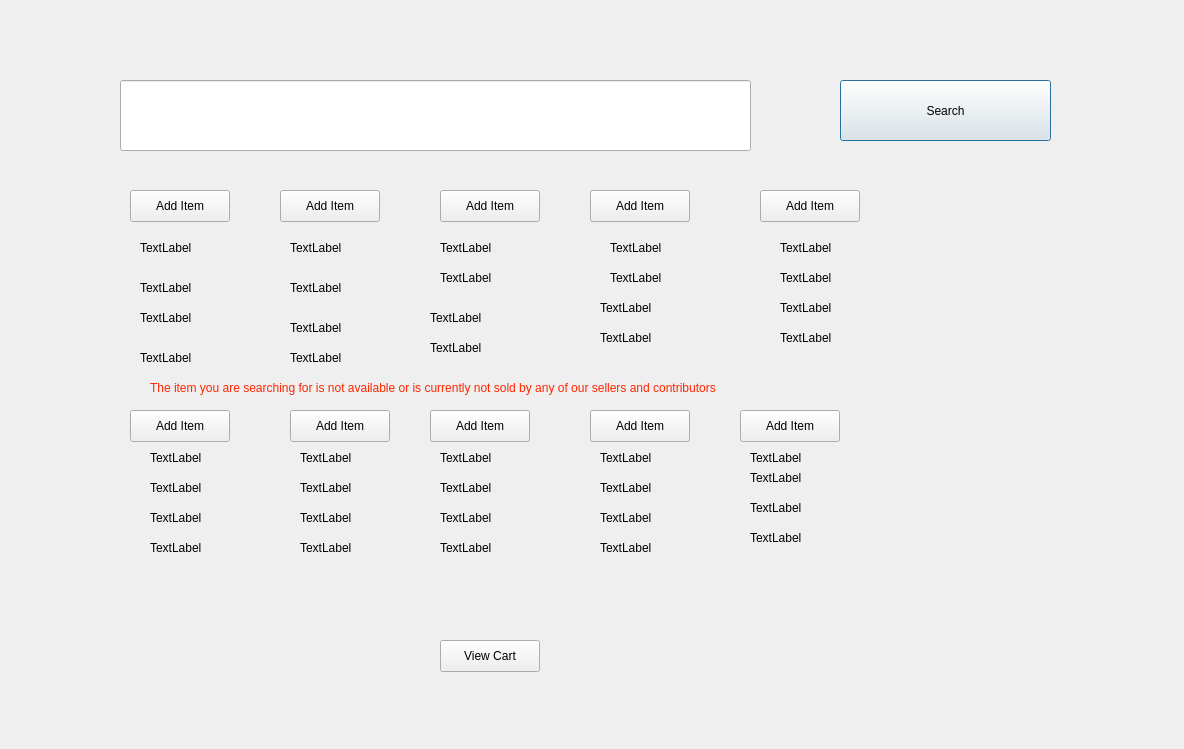
<?xml version="1.0" encoding="UTF-8"?>
<ui version="4.0">
 <class>FruitsandVegetables</class>
 <widget class="QDialog" name="FruitsandVegetables">
  <property name="geometry">
   <rect>
    <x>0</x>
    <y>0</y>
    <width>1184</width>
    <height>749</height>
   </rect>
  </property>
  <property name="windowTitle">
   <string>Dialog</string>
  </property>
  <widget class="QLineEdit" name="lineEdit_searchfruits">
   <property name="geometry">
    <rect>
     <x>120</x>
     <y>80</y>
     <width>631</width>
     <height>71</height>
    </rect>
   </property>
  </widget>
  <widget class="QPushButton" name="pushButton_searchfruits">
   <property name="geometry">
    <rect>
     <x>840</x>
     <y>80</y>
     <width>211</width>
     <height>61</height>
    </rect>
   </property>
   <property name="text">
    <string>Search</string>
   </property>
  </widget>
  <widget class="QLabel" name="label_productfruitsname">
   <property name="geometry">
    <rect>
     <x>140</x>
     <y>240</y>
     <width>58</width>
     <height>16</height>
    </rect>
   </property>
   <property name="text">
    <string>TextLabel</string>
   </property>
  </widget>
  <widget class="QLabel" name="label_fruitspriceproduct">
   <property name="geometry">
    <rect>
     <x>140</x>
     <y>280</y>
     <width>58</width>
     <height>16</height>
    </rect>
   </property>
   <property name="text">
    <string>TextLabel</string>
   </property>
  </widget>
  <widget class="QLabel" name="label_fruitsproductdesc">
   <property name="geometry">
    <rect>
     <x>140</x>
     <y>310</y>
     <width>58</width>
     <height>16</height>
    </rect>
   </property>
   <property name="text">
    <string>TextLabel</string>
   </property>
  </widget>
  <widget class="QPushButton" name="pushButton_addfruitsproduct">
   <property name="geometry">
    <rect>
     <x>130</x>
     <y>190</y>
     <width>100</width>
     <height>32</height>
    </rect>
   </property>
   <property name="text">
    <string>Add Item</string>
   </property>
  </widget>
  <widget class="QPushButton" name="pushButton_viewfruitsproduct">
   <property name="geometry">
    <rect>
     <x>440</x>
     <y>640</y>
     <width>100</width>
     <height>32</height>
    </rect>
   </property>
   <property name="text">
    <string>View Cart</string>
   </property>
  </widget>
  <widget class="QLabel" name="label_fruitsproductimagelink">
   <property name="geometry">
    <rect>
     <x>140</x>
     <y>350</y>
     <width>58</width>
     <height>16</height>
    </rect>
   </property>
   <property name="text">
    <string>TextLabel</string>
   </property>
  </widget>
  <widget class="QPushButton" name="pushButton_addfruitsproduct_2">
   <property name="geometry">
    <rect>
     <x>280</x>
     <y>190</y>
     <width>100</width>
     <height>32</height>
    </rect>
   </property>
   <property name="text">
    <string>Add Item</string>
   </property>
  </widget>
  <widget class="QLabel" name="label_productfruitsname_2">
   <property name="geometry">
    <rect>
     <x>290</x>
     <y>240</y>
     <width>58</width>
     <height>16</height>
    </rect>
   </property>
   <property name="text">
    <string>TextLabel</string>
   </property>
  </widget>
  <widget class="QLabel" name="label_fruitspriceproduct_2">
   <property name="geometry">
    <rect>
     <x>290</x>
     <y>280</y>
     <width>58</width>
     <height>16</height>
    </rect>
   </property>
   <property name="text">
    <string>TextLabel</string>
   </property>
  </widget>
  <widget class="QLabel" name="label_fruitsproductdesc_2">
   <property name="geometry">
    <rect>
     <x>290</x>
     <y>320</y>
     <width>58</width>
     <height>16</height>
    </rect>
   </property>
   <property name="text">
    <string>TextLabel</string>
   </property>
  </widget>
  <widget class="QLabel" name="label_fruitsproductimagelink_2">
   <property name="geometry">
    <rect>
     <x>290</x>
     <y>350</y>
     <width>58</width>
     <height>16</height>
    </rect>
   </property>
   <property name="text">
    <string>TextLabel</string>
   </property>
  </widget>
  <widget class="QPushButton" name="pushButton_addfruitsproduct_3">
   <property name="geometry">
    <rect>
     <x>440</x>
     <y>190</y>
     <width>100</width>
     <height>32</height>
    </rect>
   </property>
   <property name="text">
    <string>Add Item</string>
   </property>
  </widget>
  <widget class="QLabel" name="label_productfruitsname_3">
   <property name="geometry">
    <rect>
     <x>440</x>
     <y>240</y>
     <width>58</width>
     <height>16</height>
    </rect>
   </property>
   <property name="text">
    <string>TextLabel</string>
   </property>
  </widget>
  <widget class="QLabel" name="label_fruitspriceproduct_3">
   <property name="geometry">
    <rect>
     <x>440</x>
     <y>270</y>
     <width>58</width>
     <height>16</height>
    </rect>
   </property>
   <property name="text">
    <string>TextLabel</string>
   </property>
  </widget>
  <widget class="QLabel" name="label_fruitsproductdesc_3">
   <property name="geometry">
    <rect>
     <x>430</x>
     <y>310</y>
     <width>58</width>
     <height>16</height>
    </rect>
   </property>
   <property name="text">
    <string>TextLabel</string>
   </property>
  </widget>
  <widget class="QLabel" name="label_fruitsproductimagelink_3">
   <property name="geometry">
    <rect>
     <x>430</x>
     <y>340</y>
     <width>58</width>
     <height>16</height>
    </rect>
   </property>
   <property name="text">
    <string>TextLabel</string>
   </property>
  </widget>
  <widget class="QPushButton" name="pushButton_addfruitsproduct_4">
   <property name="geometry">
    <rect>
     <x>590</x>
     <y>190</y>
     <width>100</width>
     <height>32</height>
    </rect>
   </property>
   <property name="text">
    <string>Add Item</string>
   </property>
  </widget>
  <widget class="QLabel" name="label_productfruitsname_4">
   <property name="geometry">
    <rect>
     <x>610</x>
     <y>240</y>
     <width>58</width>
     <height>16</height>
    </rect>
   </property>
   <property name="text">
    <string>TextLabel</string>
   </property>
  </widget>
  <widget class="QLabel" name="label_fruitspriceproduct_4">
   <property name="geometry">
    <rect>
     <x>610</x>
     <y>270</y>
     <width>58</width>
     <height>16</height>
    </rect>
   </property>
   <property name="text">
    <string>TextLabel</string>
   </property>
  </widget>
  <widget class="QLabel" name="label_fruitsproductdesc_4">
   <property name="geometry">
    <rect>
     <x>600</x>
     <y>300</y>
     <width>58</width>
     <height>16</height>
    </rect>
   </property>
   <property name="text">
    <string>TextLabel</string>
   </property>
  </widget>
  <widget class="QLabel" name="label_fruitsproductimagelink_4">
   <property name="geometry">
    <rect>
     <x>600</x>
     <y>330</y>
     <width>58</width>
     <height>16</height>
    </rect>
   </property>
   <property name="text">
    <string>TextLabel</string>
   </property>
  </widget>
  <widget class="QPushButton" name="pushButton_addfruitsproduct_5">
   <property name="geometry">
    <rect>
     <x>760</x>
     <y>190</y>
     <width>100</width>
     <height>32</height>
    </rect>
   </property>
   <property name="text">
    <string>Add Item</string>
   </property>
  </widget>
  <widget class="QLabel" name="label_productfruitsname_5">
   <property name="geometry">
    <rect>
     <x>780</x>
     <y>240</y>
     <width>58</width>
     <height>16</height>
    </rect>
   </property>
   <property name="text">
    <string>TextLabel</string>
   </property>
  </widget>
  <widget class="QLabel" name="label_fruitspriceproduct_5">
   <property name="geometry">
    <rect>
     <x>780</x>
     <y>270</y>
     <width>58</width>
     <height>16</height>
    </rect>
   </property>
   <property name="text">
    <string>TextLabel</string>
   </property>
  </widget>
  <widget class="QLabel" name="label_fruitsproductdesc_5">
   <property name="geometry">
    <rect>
     <x>780</x>
     <y>300</y>
     <width>58</width>
     <height>16</height>
    </rect>
   </property>
   <property name="text">
    <string>TextLabel</string>
   </property>
  </widget>
  <widget class="QLabel" name="label_fruitsproductimagelink_5">
   <property name="geometry">
    <rect>
     <x>780</x>
     <y>330</y>
     <width>58</width>
     <height>16</height>
    </rect>
   </property>
   <property name="text">
    <string>TextLabel</string>
   </property>
  </widget>
  <widget class="QPushButton" name="pushButton_addfruitsproduct_6">
   <property name="geometry">
    <rect>
     <x>130</x>
     <y>410</y>
     <width>100</width>
     <height>32</height>
    </rect>
   </property>
   <property name="text">
    <string>Add Item</string>
   </property>
  </widget>
  <widget class="QLabel" name="label_productfruitsname_6">
   <property name="geometry">
    <rect>
     <x>150</x>
     <y>450</y>
     <width>58</width>
     <height>16</height>
    </rect>
   </property>
   <property name="text">
    <string>TextLabel</string>
   </property>
  </widget>
  <widget class="QLabel" name="label_fruitspriceproduct_6">
   <property name="geometry">
    <rect>
     <x>150</x>
     <y>480</y>
     <width>58</width>
     <height>16</height>
    </rect>
   </property>
   <property name="text">
    <string>TextLabel</string>
   </property>
  </widget>
  <widget class="QLabel" name="label_fruitsproductdesc_6">
   <property name="geometry">
    <rect>
     <x>150</x>
     <y>510</y>
     <width>58</width>
     <height>16</height>
    </rect>
   </property>
   <property name="text">
    <string>TextLabel</string>
   </property>
  </widget>
  <widget class="QLabel" name="label_fruitsproductimagelink_6">
   <property name="geometry">
    <rect>
     <x>150</x>
     <y>540</y>
     <width>58</width>
     <height>16</height>
    </rect>
   </property>
   <property name="text">
    <string>TextLabel</string>
   </property>
  </widget>
  <widget class="QPushButton" name="pushButton_addfruitsproduct_7">
   <property name="geometry">
    <rect>
     <x>290</x>
     <y>410</y>
     <width>100</width>
     <height>32</height>
    </rect>
   </property>
   <property name="text">
    <string>Add Item</string>
   </property>
  </widget>
  <widget class="QLabel" name="label_productfruitsname_7">
   <property name="geometry">
    <rect>
     <x>300</x>
     <y>450</y>
     <width>58</width>
     <height>16</height>
    </rect>
   </property>
   <property name="text">
    <string>TextLabel</string>
   </property>
  </widget>
  <widget class="QLabel" name="label_fruitspriceproduct_7">
   <property name="geometry">
    <rect>
     <x>300</x>
     <y>480</y>
     <width>58</width>
     <height>16</height>
    </rect>
   </property>
   <property name="text">
    <string>TextLabel</string>
   </property>
  </widget>
  <widget class="QLabel" name="label_fruitsproductdesc_7">
   <property name="geometry">
    <rect>
     <x>300</x>
     <y>510</y>
     <width>58</width>
     <height>16</height>
    </rect>
   </property>
   <property name="text">
    <string>TextLabel</string>
   </property>
  </widget>
  <widget class="QLabel" name="label_fruitsproductimagelink_7">
   <property name="geometry">
    <rect>
     <x>300</x>
     <y>540</y>
     <width>58</width>
     <height>16</height>
    </rect>
   </property>
   <property name="text">
    <string>TextLabel</string>
   </property>
  </widget>
  <widget class="QPushButton" name="pushButton_addfruitsproduct_8">
   <property name="geometry">
    <rect>
     <x>430</x>
     <y>410</y>
     <width>100</width>
     <height>32</height>
    </rect>
   </property>
   <property name="text">
    <string>Add Item</string>
   </property>
  </widget>
  <widget class="QLabel" name="label_productfruitsname_8">
   <property name="geometry">
    <rect>
     <x>440</x>
     <y>450</y>
     <width>58</width>
     <height>16</height>
    </rect>
   </property>
   <property name="text">
    <string>TextLabel</string>
   </property>
  </widget>
  <widget class="QLabel" name="label_fruitspriceproduct_8">
   <property name="geometry">
    <rect>
     <x>440</x>
     <y>480</y>
     <width>58</width>
     <height>16</height>
    </rect>
   </property>
   <property name="text">
    <string>TextLabel</string>
   </property>
  </widget>
  <widget class="QLabel" name="label_fruitsproductdesc_8">
   <property name="geometry">
    <rect>
     <x>440</x>
     <y>510</y>
     <width>58</width>
     <height>16</height>
    </rect>
   </property>
   <property name="text">
    <string>TextLabel</string>
   </property>
  </widget>
  <widget class="QLabel" name="label_fruitsproductimagelink_8">
   <property name="geometry">
    <rect>
     <x>440</x>
     <y>540</y>
     <width>58</width>
     <height>16</height>
    </rect>
   </property>
   <property name="text">
    <string>TextLabel</string>
   </property>
  </widget>
  <widget class="QPushButton" name="pushButton_addfruitsproduct_9">
   <property name="geometry">
    <rect>
     <x>590</x>
     <y>410</y>
     <width>100</width>
     <height>32</height>
    </rect>
   </property>
   <property name="text">
    <string>Add Item</string>
   </property>
  </widget>
  <widget class="QLabel" name="label_productfruitsname_9">
   <property name="geometry">
    <rect>
     <x>600</x>
     <y>450</y>
     <width>58</width>
     <height>16</height>
    </rect>
   </property>
   <property name="text">
    <string>TextLabel</string>
   </property>
  </widget>
  <widget class="QLabel" name="label_fruitspriceproduct_9">
   <property name="geometry">
    <rect>
     <x>600</x>
     <y>480</y>
     <width>58</width>
     <height>16</height>
    </rect>
   </property>
   <property name="text">
    <string>TextLabel</string>
   </property>
  </widget>
  <widget class="QLabel" name="label_fruitsproductdesc_9">
   <property name="geometry">
    <rect>
     <x>600</x>
     <y>510</y>
     <width>58</width>
     <height>16</height>
    </rect>
   </property>
   <property name="text">
    <string>TextLabel</string>
   </property>
  </widget>
  <widget class="QLabel" name="label_fruitsproductimagelink_9">
   <property name="geometry">
    <rect>
     <x>600</x>
     <y>540</y>
     <width>58</width>
     <height>16</height>
    </rect>
   </property>
   <property name="text">
    <string>TextLabel</string>
   </property>
  </widget>
  <widget class="QPushButton" name="pushButton_addfruitsproduct_10">
   <property name="geometry">
    <rect>
     <x>740</x>
     <y>410</y>
     <width>100</width>
     <height>32</height>
    </rect>
   </property>
   <property name="text">
    <string>Add Item</string>
   </property>
  </widget>
  <widget class="QLabel" name="label_productfruitsname_10">
   <property name="geometry">
    <rect>
     <x>750</x>
     <y>450</y>
     <width>58</width>
     <height>16</height>
    </rect>
   </property>
   <property name="text">
    <string>TextLabel</string>
   </property>
  </widget>
  <widget class="QLabel" name="label_fruitspriceproduct_10">
   <property name="geometry">
    <rect>
     <x>750</x>
     <y>470</y>
     <width>58</width>
     <height>16</height>
    </rect>
   </property>
   <property name="text">
    <string>TextLabel</string>
   </property>
  </widget>
  <widget class="QLabel" name="label_fruitsproductdesc_10">
   <property name="geometry">
    <rect>
     <x>750</x>
     <y>500</y>
     <width>58</width>
     <height>16</height>
    </rect>
   </property>
   <property name="text">
    <string>TextLabel</string>
   </property>
  </widget>
  <widget class="QLabel" name="label_fruitsproductimagelink_10">
   <property name="geometry">
    <rect>
     <x>750</x>
     <y>530</y>
     <width>58</width>
     <height>16</height>
    </rect>
   </property>
   <property name="text">
    <string>TextLabel</string>
   </property>
  </widget>
  <widget class="QLabel" name="label_errormessagefruits">
   <property name="geometry">
    <rect>
     <x>150</x>
     <y>380</y>
     <width>641</width>
     <height>16</height>
    </rect>
   </property>
   <property name="text">
    <string>&lt;html&gt;&lt;head/&gt;&lt;body&gt;&lt;p&gt;&lt;span style=&quot; color:#ff2600;&quot;&gt;The item you are searching for is not available or is currently not sold by any of our sellers and contributors&lt;/span&gt;&lt;/p&gt;&lt;/body&gt;&lt;/html&gt;</string>
   </property>
  </widget>
 </widget>
 <resources/>
 <connections/>
</ui>
